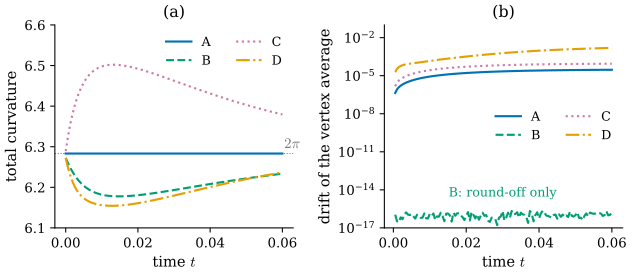

Source code (Python):
"""Figure 32.4.2: TOTAL and DRIFT for the four discrete flows (Definition 32.4.5) on the jittered flower polygon
(48 vertices gamma(t_i), t_i = 2 pi (i + u_i)/48, u_i uniform in [-0.25, 0.25], seed 11).
Time steps are matched: h = dt for D (pointwise) and h = dt / mean(lbar) for A, B, C (integrated), dt = 5e-5,
up to t = 0.06 (1200 steps). (a) total curvature measured by each definition itself; (b) distance of the vertex
average from its initial position (log scale).

Run: PYTHONPATH=tools python3 chapters/32-ddg-overview/figures/fig-32-4-2-total-drift.py
"""
import sys
from pathlib import Path

import numpy as np

sys.path.insert(0, str(Path(__file__).resolve().parents[1] / "lib"))
import dgfig  # noqa: E402
dgfig.setup()
import matplotlib.pyplot as plt  # noqa: E402

import dgdec as dd  # noqa: E402
import ddg32  # noqa: E402

C = dgfig.COLORS
S = ddg32.KIND_STYLE
F = ddg32.sample("flower", 48, 0.25, 11)[0]
lb = dd.curve_dual_lengths(F, True)
dt, T, every = 5e-5, 0.06, 10
steps = int(round(T / dt))
tt = dt * every * np.arange(steps // every + 1)
tot, drift = {}, {}
for k in "ABCD":
    h = dt if k == "D" else dt / lb.mean()
    tr = ddg32.flow(F, k, h, steps, every=every)
    assert len(tr) == len(tt)
    me = min(dd.curve_edge_lengths(X, True).min() for X in tr) / dd.curve_edge_lengths(F, True).min()
    assert me > 0.1, (k, me)                                        # no edge collapses in this time range
    tot[k] = np.array([ddg32.own_total(X, k) for X in tr])
    drift[k] = np.array([np.linalg.norm(X.mean(0) - F.mean(0)) for X in tr])
assert np.allclose(tot["A"], 2 * np.pi, atol=1e-12)                 # Proposition 32.4.8
assert np.all(drift["B"] < 1e-14)                                    # Proposition 32.4.9
assert np.ptp(tot["B"]) > 0.05 and np.ptp(tot["C"]) > 0.05 and np.ptp(tot["D"]) > 0.05
assert all(drift[k][-1] > 1e-6 for k in "ACD")

fig, (ax, bx) = plt.subplots(1, 2, figsize=(6.8, 3.1))
for k in "ABCD":
    ax.plot(tt, tot[k], color=S[k]["color"], ls=S[k]["ls"], lw=1.6, label=k)
ax.axhline(2 * np.pi, color=C["aux"], lw=dgfig.LW["aux"], ls=":", zorder=0)
ax.text(0.0605, 2 * np.pi + 0.006, r"$2\pi$", fontsize=11, color=C["aux"], va="bottom")
ax.set_xlabel(r"time $t$")
ax.set_ylabel(r"total curvature")
ax.legend(frameon=False, ncol=2, fontsize=9.5, loc="upper right")
ax.set_ylim(6.1, 6.6)
ax.set_title("(a)", fontsize=12)

floor = 1e-17
for k in "ABCD":
    bx.semilogy(tt[1:], np.maximum(drift[k][1:], floor), color=S[k]["color"], ls=S[k]["ls"], lw=1.6, label=k)
bx.set_xlabel(r"time $t$")
bx.set_ylabel("drift of the vertex average")
bx.set_ylim(1e-17, 1e-1)
bx.text(0.03, 3e-15, "B: round-off only", fontsize=9.5, color=S["B"]["color"], ha="center")
bx.legend(frameon=False, ncol=2, fontsize=9.5, loc="center right")
bx.set_title("(b)", fontsize=12)
for a in (ax, bx):
    for sp_ in ("top", "right"):
        a.spines[sp_].set_visible(False)

fig.tight_layout()
dgfig.save(fig, __file__)
for k in "ABCD":
    print(k, "total: start %.4f min %.4f max %.4f end %.4f" % (tot[k][0], tot[k].min(), tot[k].max(), tot[k][-1]),
          " drift end %.1e" % drift[k][-1])
